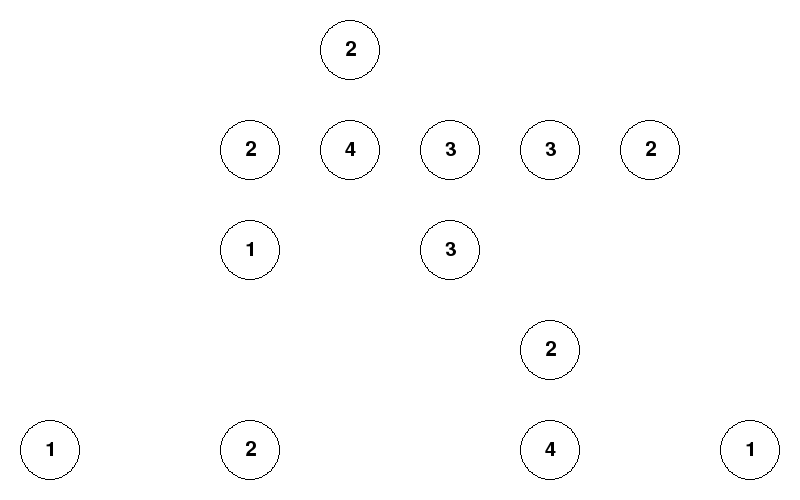
#> input picture Hashi/generated_boards/image.png, 800 x 500 px
$ python -i recognize.py   (imports and definitions only)
#> lines starting #> are read from the running program, lines starting #| are printed output that depends on the picture
import cv2
from Hashi.circle import Circle
from Hashi.settings import *
from Hashi.folders_display import *
import numpy as np
from PIL import Image


# [68 lines left out: functions number_recognition, which_file, not called in this run]


def recognize(file):
    """
    Recognition from png
    :return: list of circle
    """
#> called with file = 'generated_boards/image.png'
    z = file
    img = cv2.imread(z, 0)
#> img is the input picture: shape (500, 800); min 0, max 255, mean 253
    img = cv2.medianBlur(img, 5)
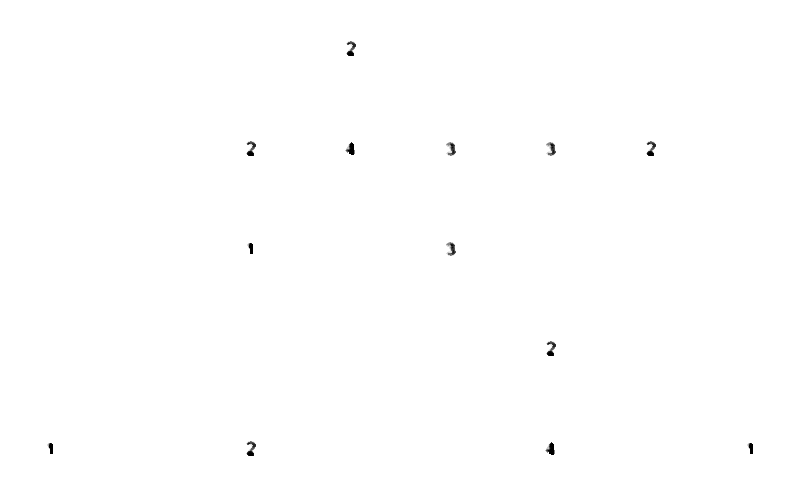
#> img: shape (500, 800); min 0, max 255, mean 254.6
    cimg = cv2.cvtColor(img, cv2.COLOR_GRAY2BGR)
    circles = cv2.HoughCircles(img, cv2.HOUGH_GRADIENT, 1, 50, param1=100, param2=15, minRadius=10, maxRadius=30)
#> circles = None
#> (the run stopped early here; a loop or call above may not have finished)
